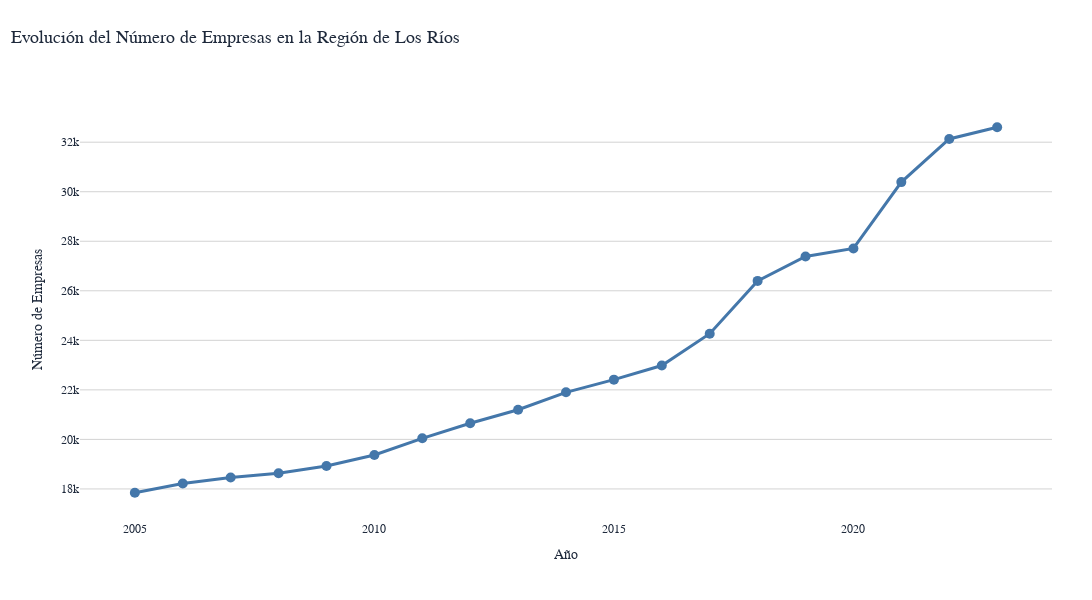

The notebook cell this image was saved under:
### Markdown cell above
## 4. Análisis Temporal

En esta sección, vamos a analizar la evolución de las empresas a lo largo del tiempo en la Región de Los Ríos.

### Code cell
# Convertir el año comercial a numérico
df_los_rios['Año Comercial'] = pd.to_numeric(df_los_rios['Año Comercial'], errors='coerce')

# Agrupar por año
evolucion_temporal = df_los_rios.groupby('Año Comercial')['Número de empresas'].sum().reset_index()
evolucion_temporal = evolucion_temporal.sort_values('Año Comercial')

# Crear gráfico de líneas interactivo con Plotly
fig = px.line(
    evolucion_temporal,
    x='Año Comercial',
    y='Número de empresas',
    markers=True,
    labels={'Año Comercial': 'Año', 'Número de empresas': 'Número de Empresas'},
    height=600,  # Más alto
    width=1200,  # Más ancho para mejor visualización
)

# Agregar texto con valores
fig.update_traces(
    text=evolucion_temporal['Número de empresas'].apply(lambda x: f"{x:,.0f}"),
    textposition="top center",
    line=dict(color='#4477AA', width=3),  # Color daltonismo científico
    marker=dict(size=10, color='#4477AA'),
    textfont=dict(family='Georgia, serif', size=10, color='#1e293b'),
)

# Aplicar estilo "The Economist" personalizado
fig.update_layout(
    font=dict(family='Georgia, serif', color='#1e293b'),
    title=dict(
        text='<span style="border-bottom: 5px solid #DC143C; padding-bottom: 5px;">Evolución del Número de Empresas en la Región de Los Ríos</span>',
        font=dict(size=18, family='Georgia, serif', color='#1e293b'),
        x=0.01,  # Título alineado a la izquierda
        y=0.95
    ),
    xaxis=dict(
        title=dict(text='Año', font=dict(family='Georgia, serif', size=14)),
        tickfont=dict(family='Georgia, serif'),
        showgrid=False,  # Eliminar grid lines en X
        gridcolor='lightgray',
        zeroline=False,
    ),
    yaxis=dict(
        title=dict(text='Número de Empresas', font=dict(family='Georgia, serif', size=14)),
        tickfont=dict(family='Georgia, serif'),
        showgrid=True,  # Mantener grid lines en Y
        gridcolor='lightgray',
        zeroline=False,
    ),
    plot_bgcolor='white',
    paper_bgcolor='white',
    margin=dict(l=80, r=40, t=100, b=80),
)

# Mostrar el gráfico
fig.show()

# Tabla con la evolución temporal
print("Evolución del número de empresas por año en la Región de Los Ríos:")
display(evolucion_temporal)

# Calcular tasas de crecimiento
evolucion_temporal['Variación Absoluta'] = evolucion_temporal['Número de empresas'].diff()
evolucion_temporal['Tasa de Crecimiento (%)'] = evolucion_temporal['Número de empresas'].pct_change() * 100

print("\nTasas de crecimiento anual:")
display(evolucion_temporal[['Año Comercial', 'Número de empresas', 'Variación Absoluta', 'Tasa de Crecimiento (%)']].dropna())

### Figure 1 — Plotly figure (JSON) as saved in the notebook; plotly's stock layout.template omitted (floating-point values rounded to 4 significant figures)
{"data": [{"hovertemplate": "Año=%{x}<br>Número de Empresas=%{y}<extra></extra>", "legendgroup": "", "line": {"color": "#4477AA", "dash": "solid", "width": 3}, "marker": {"color": "#4477AA", "size": 10, "symbol": "circle"}, "mode": "lines+markers", "name": "", "orientation": "v", "showlegend": false, "text": ["17,846", "18,222", "18,463", "18,631", "18,929", "19,371", "20,043", "20,653", "21,196", "21,901", "22,413", "22,983", "24,267", "26,399", "27,385", "27,709", "30,389", "32,129", "32,603"], "textfont": {"color": "#1e293b", "family": "Georgia, serif", "size": 10}, "textposition": "top center", "type": "scatter", "x": [2005, 2006, 2007, 2008, 2009, 2010, 2011, 2012, 2013, 2014, 2015, 2016, 2017, 2018, 2019, 2020, 2021, 2022, 2023], "xaxis": "x", "y": [17846, 18222, 18463, 18631, 18929, 19371, 20043, 20653, 21196, 21901, 22413, 22983, 24267, 26399, 27385, 27709, 30389, 32129, 32603], "yaxis": "y"}], "layout": {"font": {"color": "#1e293b", "family": "Georgia, serif"}, "height": 600, "legend": {"tracegroupgap": 0}, "margin": {"b": 80, "l": 80, "r": 40, "t": 100}, "paper_bgcolor": "white", "plot_bgcolor": "white", "title": {"font": {"color": "#1e293b", "family": "Georgia, serif", "size": 18}, "text": "<span style=\"border-bottom: 5px solid #DC143C; padding-bottom: 5px;\">Evolución del Número de Empresas en la Región de Los Ríos</span>", "x": 0.01, "y": 0.95}, "width": 1200, "xaxis": {"anchor": "y", "domain": [0, 1], "gridcolor": "lightgray", "showgrid": false, "tickfont": {"family": "Georgia, serif"}, "title": {"font": {"family": "Georgia, serif", "size": 14}, "text": "Año"}, "zeroline": false}, "yaxis": {"anchor": "x", "domain": [0, 1], "gridcolor": "lightgray", "showgrid": true, "tickfont": {"family": "Georgia, serif"}, "title": {"font": {"family": "Georgia, serif", "size": 14}, "text": "Número de Empresas"}, "zeroline": false}}}
